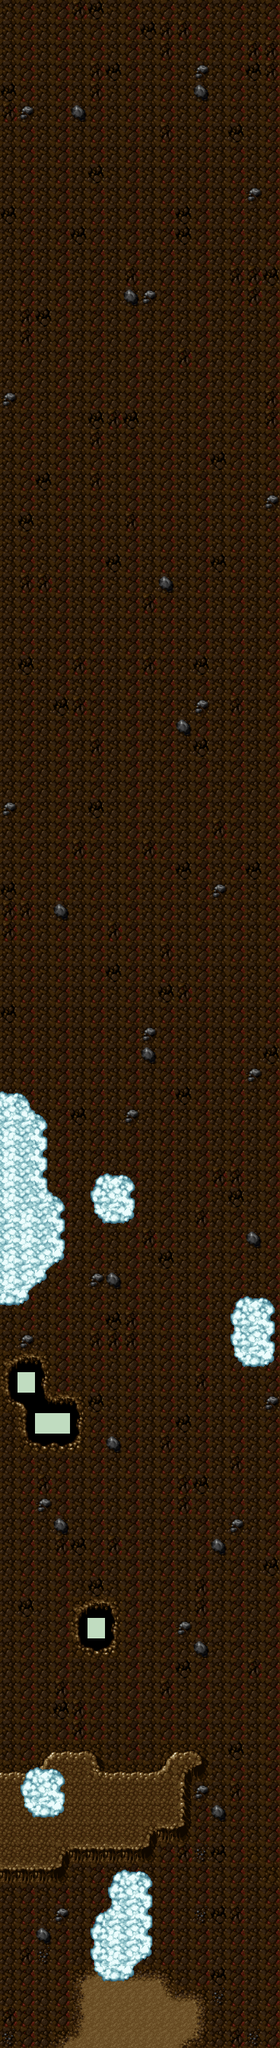

A level layout from a 2D game, rendered from its tile map. Below: a short description, then the map file with tile-grid data replaced by summaries:
An orthogonal 16x100 tile map with 24x28 px tiles, 2 tile layers (ground, sky).

<map version="1.0" orientation="orthogonal" width="16" height="100" tilewidth="24" tileheight="28">
 <tileset firstgid="1" name="shapesz" tilewidth="24" tileheight="28">
  <image source="shapesz.png" trans="000000" width="240" height="1736" />
 </tileset>
 <layer name="ground" width="16" height="100">
  <data>[1600 cells, 1600 non-empty, 39 distinct tile ids]</data>
 </layer>
 <layer name="sky" width="16" height="100">
  <data>[1600 cells, 86 non-empty, 14 distinct tile ids]</data>
 </layer>
</map>
